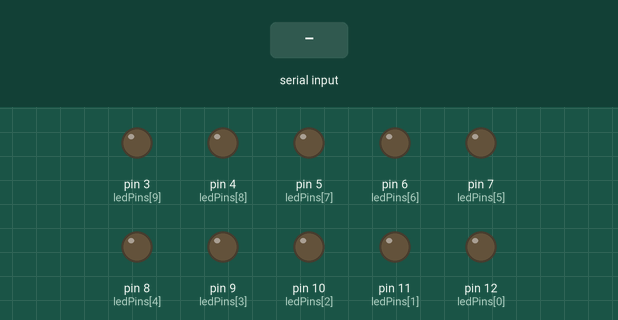
The sketch below on a simulated Arduino Uno, built with avr-gcc and run on an emulated ATmega328P. On the bench: output pins drawn as LEDs (lit = HIGH). Inputs (shaded band) come from the test bench.

Above: at 1.2 s.
1.3 s: "1" received over Serial
At 2.5 s:
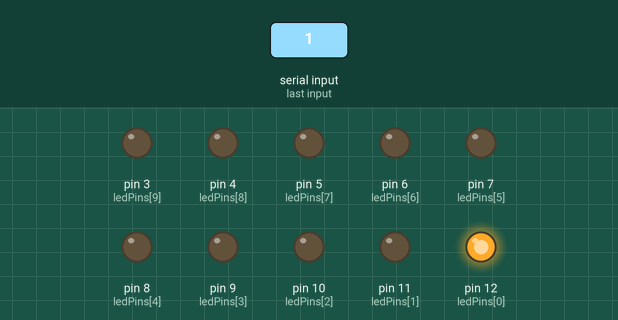
2.8 s: "2" received over Serial
At 3.7 s:
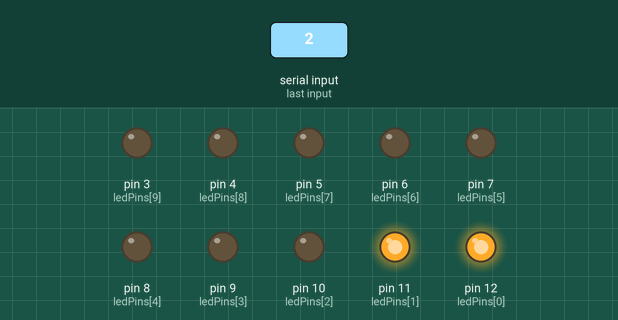
4.3 s: "3" received over Serial
At 4.8 s:
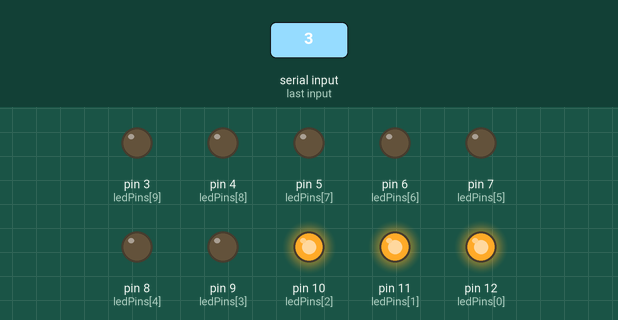
5.8 s: "4" received over Serial
At 7.0 s:
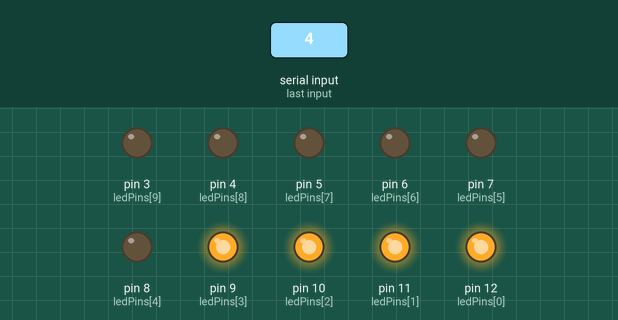
7.3 s: "5" received over Serial
At 8.3 s:
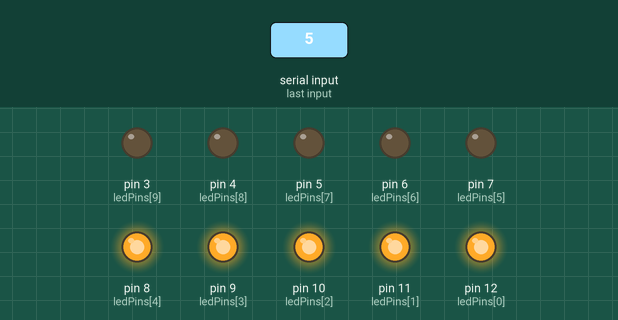
8.8 s: "6" received over Serial
At 9.4 s:
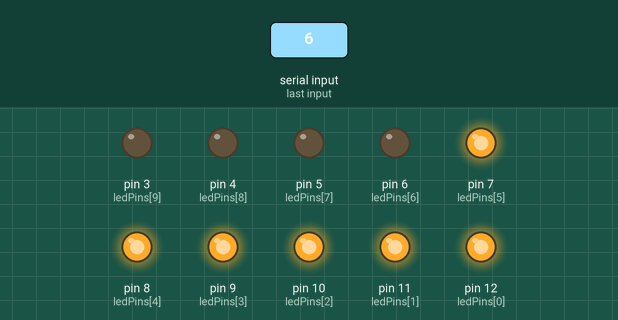
Timing chart, 0 to 11.3 s (numbered marks = the images above; inputs shaded):
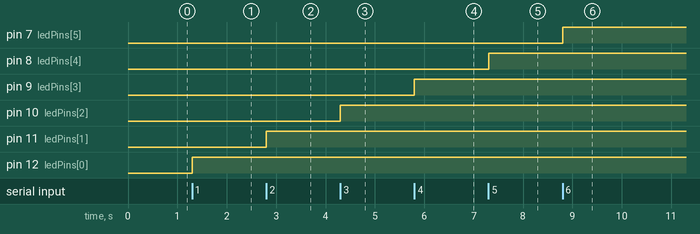

Measured:
- after the input at 1.3 s, pin 12 (ledPins[0]): LOW → HIGH at once
- after the input at 2.8 s, pin 11 (ledPins[1]): LOW → HIGH at once
- after the input at 4.3 s, pin 10 (ledPins[2]): LOW → HIGH at once
- after the input at 5.8 s, pin 9 (ledPins[3]): LOW → HIGH at once
- after the input at 7.3 s, pin 8 (ledPins[4]): LOW → HIGH at once
- after the input at 8.8 s, pin 7 (ledPins[5]): LOW → HIGH at once

The sketch:

ArduinoSketch.ino
```cpp
const int ledCount = 10;
int ledPins[] = { 12,11,10,9,8,7,6,5,4,3,2 };
int ledLevel;
int ledVal;

void setup() {
Serial.begin(9600);
for (int thisLed = 0; thisLed < ledCount; thisLed++) {
pinMode(ledPins[thisLed], OUTPUT);
}
ledLevel =10;
}

void loop() {
if (Serial.available() > 0) {
ledVal = Serial.read();
if (ledVal == '0.0') {
ledLevel = 0;
}else if (ledVal == '1') {
ledLevel = 1;
}else if (ledVal == '2') {
ledLevel = 2;
}else if (ledVal == '3') {
ledLevel = 3;
}else if (ledVal == '4') {
ledLevel = 4;
}else if (ledVal == '5') {
ledLevel = 5;
}else if (ledVal == '6') {
ledLevel = 6;
}else if (ledVal == '7') {
ledLevel = 8;
}else if (ledVal == '8') {
ledLevel = 9;
}else if (ledVal == '9') {
ledLevel = 10;
}
for (int thisLed = 0; thisLed < ledCount; thisLed++) {
if (thisLed < ledLevel) {
digitalWrite(ledPins[(thisLed)], HIGH);
}

else {
digitalWrite(ledPins[thisLed], LOW);
}
}
}
}
```
